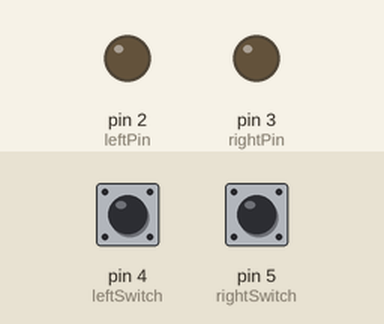
Simulated run of this sketch. Board: Arduino Uno, built with avr-gcc and run on an emulated ATmega328P. Parts: output pins drawn as LEDs (lit = HIGH). Dashed ring = blinking. Inputs (shaded band) come from the test bench; at power-on: pin 4 (leftSwitch) LOW, pin 5 (rightSwitch) LOW.

Above: at 1.2 s.
1.3 s: pin 4 (leftSwitch) pulled HIGH for 0.15 s
At 1.45 s:
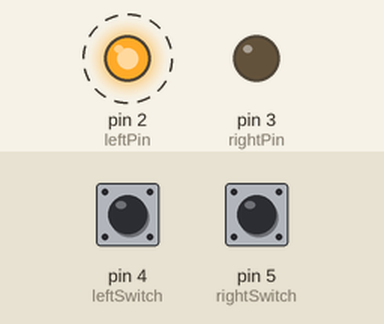
4.3 s: pin 5 (rightSwitch) pulled HIGH for 0.15 s
At 4.45 s:
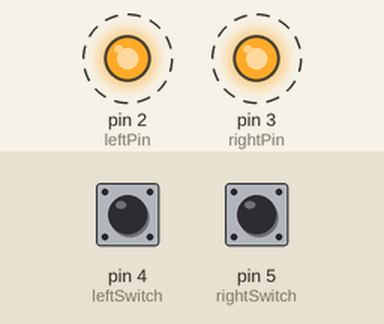
7.3 s: pin 4 (leftSwitch) pulled HIGH for 1 s
At 7.45 s:
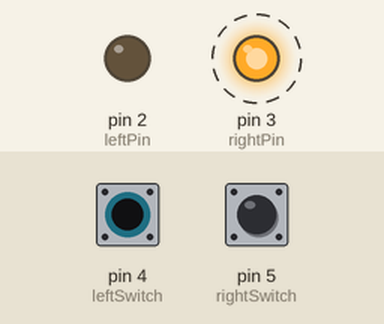
10.3 s: pin 4 (leftSwitch) pulled HIGH for 3.2 s
At 10.65 s:
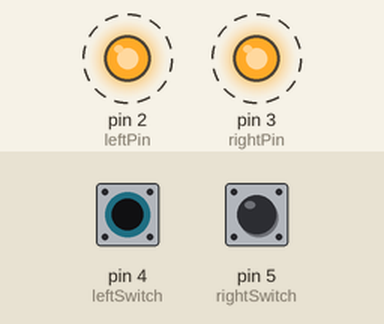
15.0 s: pin 5 (rightSwitch) pulled HIGH for 1 s
At 15.25 s:
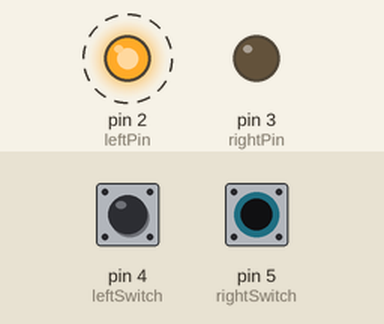
Timing chart, 0 to 19.0 s (numbered marks = the images above; inputs shaded):
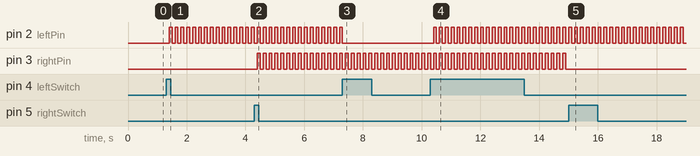

The sketch:

turn_signal.ino
```cpp
// (licence header left out)
/**
 * This program was written for the Arduino.  Wait for the right or left input
 * pins to be high and flash the corresponding LEDs until the same input is
 * high again.
 *
 * Wiring setup:
 * Connect pin 2 to the annode of the left LEDs.
 * Connect pin 3 to the annode of the right LEDs.
 * Connect pin 4 to the resistor going to the left switch.
 * Connect pin 5 to the resistor going to the right switch.
 * Connect GND to the common ground rail.
 * Connect 3.3v to the common positive rail.
 */

const boolean debug = false;  // Flag to control printing debug information to the console.
const int leftPin = 2;  // The pin controlling the left side.
const int leftSwitch = 4;  // The pin with the left input switch.
const int rightPin = 3;  // The pin controlling the right side.
const int rightSwitch = 5;  // The pin with the right input switch.
const int duration = 100;  // The milliseconds to wait between blinks.

boolean blinkLeft = false;  // The variable for the left LEDs HIGH or LOW.
boolean blinkRight = false;  // The variable for the right LEDs HIGH or LOW.
int ledState = LOW;
int previousLeft = LOW;
int previousRight = LOW;
long timeLeft = 0;
long timeRight = 0;

/**
 * This function is called once when the sketch starts.
 */
void setup() {
  pinMode(leftPin, OUTPUT);
  pinMode(leftSwitch, INPUT);
  pinMode(rightPin, OUTPUT);
  pinMode(rightSwitch, INPUT);
  if (debug) {
    Serial.begin(9600);
  }
}

/**
 * This function is called repeatedly after the setup() method is called.
 */
void loop() {

  int leftValue = digitalRead(leftSwitch);
  int rightValue = digitalRead(rightSwitch);
  long currentTime = millis();

  if (leftValue == HIGH && previousLeft == LOW && currentTime - timeLeft > duration * 2) {
    blinkLeft = !blinkLeft;
    timeLeft = millis();
  }
  previousLeft = leftValue;

  if (rightValue == HIGH && previousRight == LOW && currentTime - timeRight > duration * 2) {
    blinkRight = !blinkRight;
    timeRight = millis();
  }
  previousRight = rightValue;

  if (ledState == LOW) {
    ledState = HIGH;
  } else {
    ledState = LOW;
  }

  if (blinkLeft || ledState == LOW) {
    digitalWrite(leftPin, ledState);
  }
  if (blinkRight || ledState == LOW) {
    digitalWrite(rightPin, ledState);
  }

  delay(duration);

}
```

Measured:
- after the input at 1.3 s, pin 2 (leftPin): alternates HIGH for 0.10 s and LOW for 0.10 s, starting after 0.10 s
- after the input at 4.3 s, pin 3 (rightPin): alternates HIGH for 0.10 s and LOW for 0.10 s, starting after 0.10 s
- after the input at 7.3 s, pin 2 (leftPin): goes on until 7.3 s, then stays LOW
- after the input at 10.3 s, pin 2 (leftPin): alternates HIGH for 0.10 s and LOW for 0.10 s, starting after 0.10 s
- after the input at 15.0 s, pin 3 (rightPin): stops changing and stays LOW
